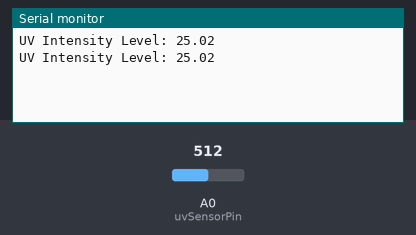
This sketch was run on a simulated Arduino Uno, built with avr-gcc and run on an emulated ATmega328P. On the bench: the last lines printed to the serial monitor. Inputs (shaded band) come from the test bench; at power-on: A0 (uvSensorPin) = 512.

Above: at 1.8 s.
1.9 s: A0 (uvSensorPin) set to 716
At 2.8 s:
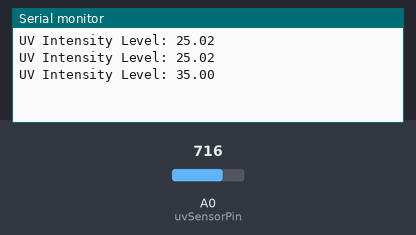
3.4 s: A0 (uvSensorPin) set to 900
At 4.6 s:
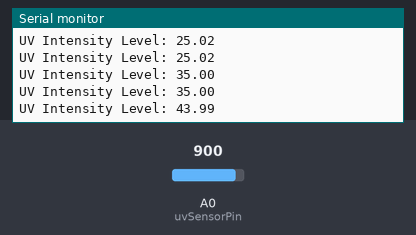
Timing chart, 0 to 6.4 s (numbered marks = the images above; inputs shaded):
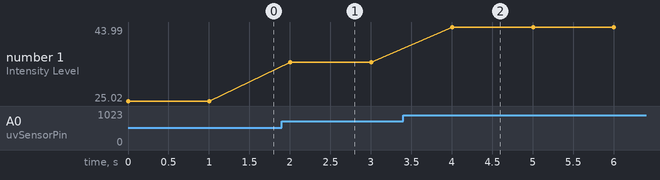

Measured:
- after the input at 1.9 s, the serial monitor: prints a new line after 0.10 s (image 1)
- after the input at 3.4 s, the serial monitor: prints a new line after 0.60 s (image 2)
- plotted number 1: 25.02 → 35 after the input at 1.9 s, 35 → 43.99 after the input at 3.4 s

The sketch:

Sensor_UV.ino
```cpp
// Include the required library for analogRead
#include <Arduino.h>

// Define the pin connected to the UV sensor
const int uvSensorPin = A0;

void setup() {
  // Initialize serial communication
  Serial.begin(9600);
}

void loop() {
  // Read sensor value
  int sensorValue = analogRead(uvSensorPin);

  // Convert the sensor value to UV intensity level (adjust these values according to your sensor's specifications)
  float voltage = sensorValue * (5.0 / 1023.0); // Convert sensor value to voltage
  float uvIntensity = voltage * 10.0; // Assuming linear relationship between voltage and UV intensity (adjust this factor according to your sensor)

  // Print UV intensity level
  Serial.print("UV Intensity Level: ");
  Serial.println(uvIntensity);

  delay(1000); // Delay for readability
}
```
